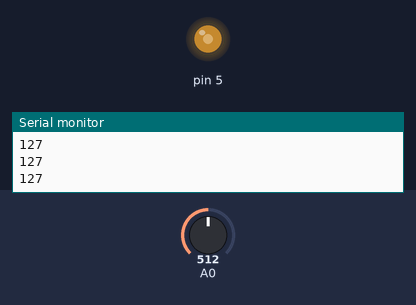
Recording of a sketch running on a simulated Arduino Uno, built with avr-gcc and run on an emulated ATmega328P. On the bench: output pins drawn as LEDs (lit = HIGH), the last lines printed to the serial monitor. The test bench sets the inputs (shaded band); at power-on: A0 = 512.

Above: at 1.2 s.
1.3 s: A0 set to 716
At 1.7 s:
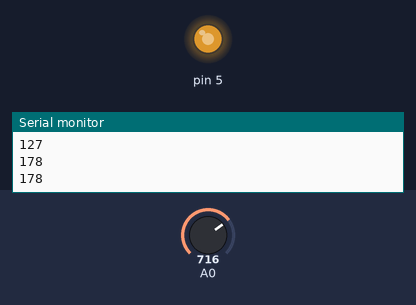
2.9 s: A0 set to 900
At 4.2 s:
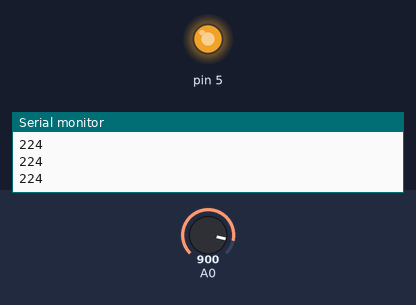
4.5 s: A0 set to 122
At 5.5 s:
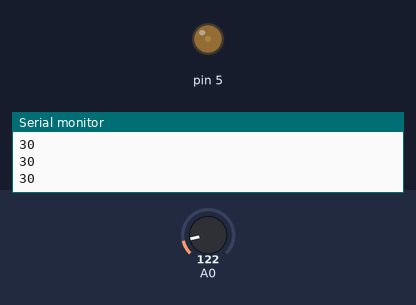
6.1 s: A0 set to 0
At 6.8 s:
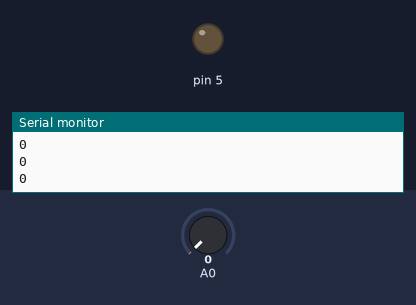
7.7 s: A0 set to 511
At 8.1 s:
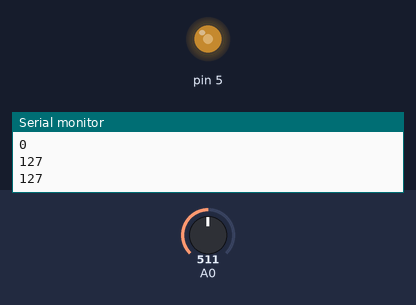
Timing chart, 0 to 10.3 s (numbered marks = the images above; inputs shaded):
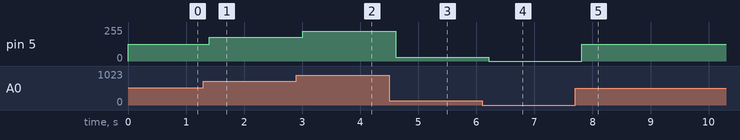

The sketch:

VariandoIntencidadConLedConPotenciometro_Pag20_.ino
```cpp
/* TRANSCRITO POR GUSTAVO JARRO CALLIZAYA*/
 /*DEL*/
 /*TEXTO: ROBOTICA CON ARDUINO 2º (SECUNDARIA COMUNITARIA PRODUCTIVA
 * ) "TECHHOME"*/
  /* PRACTICA:VARIANDO LA INTENSIDAD DEL LED CON POTENCIOMETRO
   *  PAGINA 20 DEL TEXTO*   */
int potenciometro;

void setup() {
  // put your setup code here, to run once:
  pinMode(5, OUTPUT);
  Serial.begin(9600);

}

void loop() {
  // put your main code here, to run repeatedly:
  potenciometro = analogRead(A0);
  long dato = map(potenciometro, 0, 1023, 0, 255);
  Serial.println(dato);
  analogWrite(5, dato);
  delay(200);

}
/*SE regula lalumininosidad del LED con el potenciometro*/
```

Measured:
- after the input at 1.3 s, pin 5: 127/255 → 178/255 after 0.10 s
- after the input at 2.9 s, pin 5: 178/255 → 224/255 after 0.11 s
- after the input at 4.5 s, pin 5: 224/255 → 30/255 after 0.11 s
- after the input at 6.1 s, pin 5: 30/255 → 0/255 after 0.11 s
- after the input at 7.7 s, pin 5: 0/255 → 127/255 after 0.11 s
